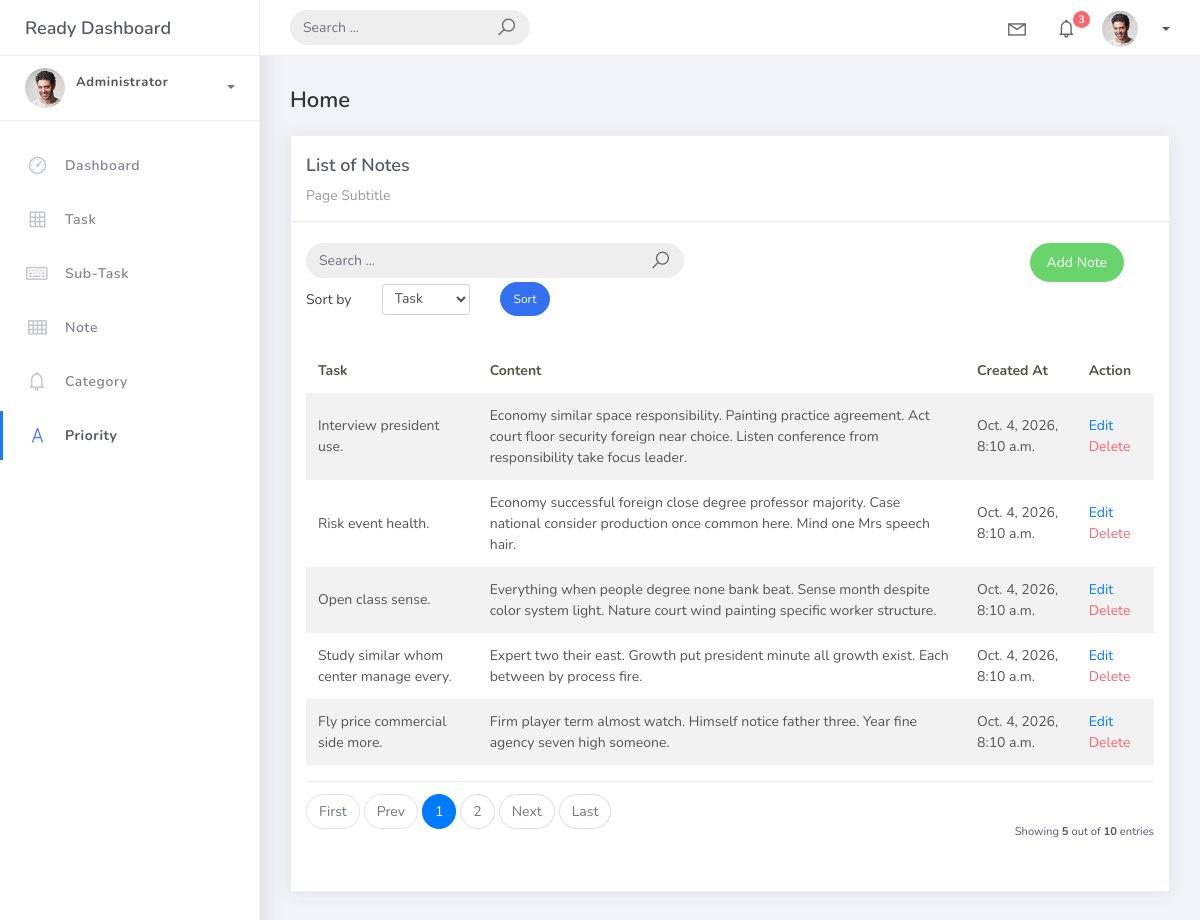
The app's page /note_list with its own data.
### hangarin/models.py (models this page shows, shortened)
class BaseModel(models.Model):
    created_at = models.DateTimeField(auto_now_add=True, db_index=True)
    updated_at = models.DateTimeField(auto_now=True)
    class Meta:
        abstract = True

class Note(BaseModel):
    task_note = models.ForeignKey(Task, on_delete=models.CASCADE)
    note_content = models.TextField(max_length=200)

class Task(BaseModel):
    task_name = models.CharField(max_length=150)
    task_description = models.TextField(max_length=200)
    task_deadline = models.DateField()
    task_status = models.CharField(max_length=50,choices=[("Pending", "Pending"),("In Progress ", "In Progress"),("Completed", "Completed"), ],default="pending")
    task_category = models.ForeignKey(Category, on_delete=models.CASCADE)
    task_priority = models.ForeignKey(Priority, on_delete=models.CASCADE)
    def __str__(self):
        return self.task_name

### hangarin/views.py (the view)
# urls.py: path('note_list', NoteListView.as_view(), name='note-list'),
class NoteListView(ListView):
    model = Note
    context_object_name = 'note'
    template_name = "note_list.html"
    paginate_by = 5
    def get_queryset(self):
        qs = super().get_queryset()
        query = self.request.GET.get('q')
        if query:
            qs = qs.filter(
                Q(task_note__task_name__icontains=query) |
                Q(note_content__icontains=query)
            )
        return qs
    def get_ordering(self):
                allowed = ["task_note__task_name", "note_content"]
                sort_by = self.request.GET.get("sort_by")
                if sort_by in allowed:
                    return sort_by
                return "note_content"

### templates/note_list.html (shortened to what this page needs)
{% extends 'base.html' %} {% load static %} {% block content %}
<div class="content">
    <div class="container-fluid">
        <h4 class="page-title">Home</h4>
        <div class="row">
            <div class="col-md-12">
                <div class="card">
                    <div class="card-header">
                        <div class="card-title">List of Notes</div>
                        <div class="card-category">Page Subtitle</div>
                    </div>
                    <br />
                    <div class="col-md-12 row">
                        <div class="col-md-6">
                            <form class="navbar-left navbar-form nav-search mr-md-3" action="{% url 'note-list'%}">
                                <div class="input-group">
                                    <input type="text" placeholder="Search ..." class="form-control" name="q" />
                                    <div class="input-group-append">
                                        <span class="input-group-text">
                                            <i class="la la-search search-icon"></i>
                                        </span>
                                    </div>
                                </div>
                            </form>
                        </div>
                        <div class="col-md-6">
                            <div class="pull-right">
                                <a href="{% url 'note-add' %}" class="btn btn-success btn-rounded">Add
                                    Note</a>
                            </div>
                        </div>
                    </div>
                    <div class="col-md-12">
                        <form method="get" class="row g-2 align-items-center">
                            <div class="col-auto">
                                <label for="smallSelect" class="col-form-label">Sort by</label>
                            </div>
                            <div class="col-auto">
                                <select class="form-control form-control-sm" id="smallSelect" name="sort_by">
                                    <option value="task_note__task_name" {% if request.GET.sort_by == "task_note__task_name" %}selected{% endif %}>Task</option>
                                </select>
                            </div>
                            <div class="col-auto">
                                <button type="submit" class="btn btn-primary btn-sm btn-rounded">Sort</button>
                            </div>
                        </form>
                    </div>
                    <div class="card-body">
                        <table class="table table-striped mt-3">
                            <thead>
                                <tr>
                                    <th scope="col">Task</th>
                                    <th scope="col">Content</th>
                                    <th scope="col">Created At</th>
                                    <th scope="col">Action</th>
                                </tr>
                            </thead>
                            <tbody>
                                {% for object in object_list %}
                                <tr>
                                    <td>{{ object.task_note}}</td>
                                    <td>{{ object.note_content}}</td>
                                    <td>{{ object.created_at}}</td>
                                    <td>
                                        <a href="note_list/{{ object.id }}">Edit</a>
                                        <a href="note_list/{{ object.id }}/delete"
                                            class="text-danger">Delete</a>
                                    </td>
                                </tr>
                                {% endfor %}
                            </tbody>
                        </table>
                        {% include 'includes/pagination.html' %}
                    </div>
                </div>
            </div>
        </div>
        {% endblock %}

### records on screen
Note: task_note "Interview president use.", note_content "Economy similar space responsibility. Painting practice agreement. Act court floor security foreign near choice. Listen conference from responsibility take focus leader.", created_at "Oct. 4, 2026, 8:10 a.m."
Note: task_note "Risk event health.", note_content "Economy successful foreign close degree professor majority. Case national consider production once common here. Mind one Mrs speech hair.", created_at "Oct. 4, 2026, 8:10 a.m."
Note: task_note "Open class sense.", note_content "Everything when people degree none bank beat. Sense month despite color system light. Nature court wind painting specific worker structure.", created_at "Oct. 4, 2026, 8:10 a.m."
Note: task_note "Study similar whom center manage every.", note_content "Expert two their east. Growth put president minute all growth exist. Each between by process fire.", created_at "Oct. 4, 2026, 8:10 a.m."
Note: task_note "Fly price commercial side more.", note_content "Firm player term almost watch. Himself notice father three. Year fine agency seven high someone.", created_at "Oct. 4, 2026, 8:10 a.m."

### other values on screen
{{ page_num }} "1"
{{ page_num }} "2"
{{ object_list.count }} "5"
{{ paginator.count }} "10"
